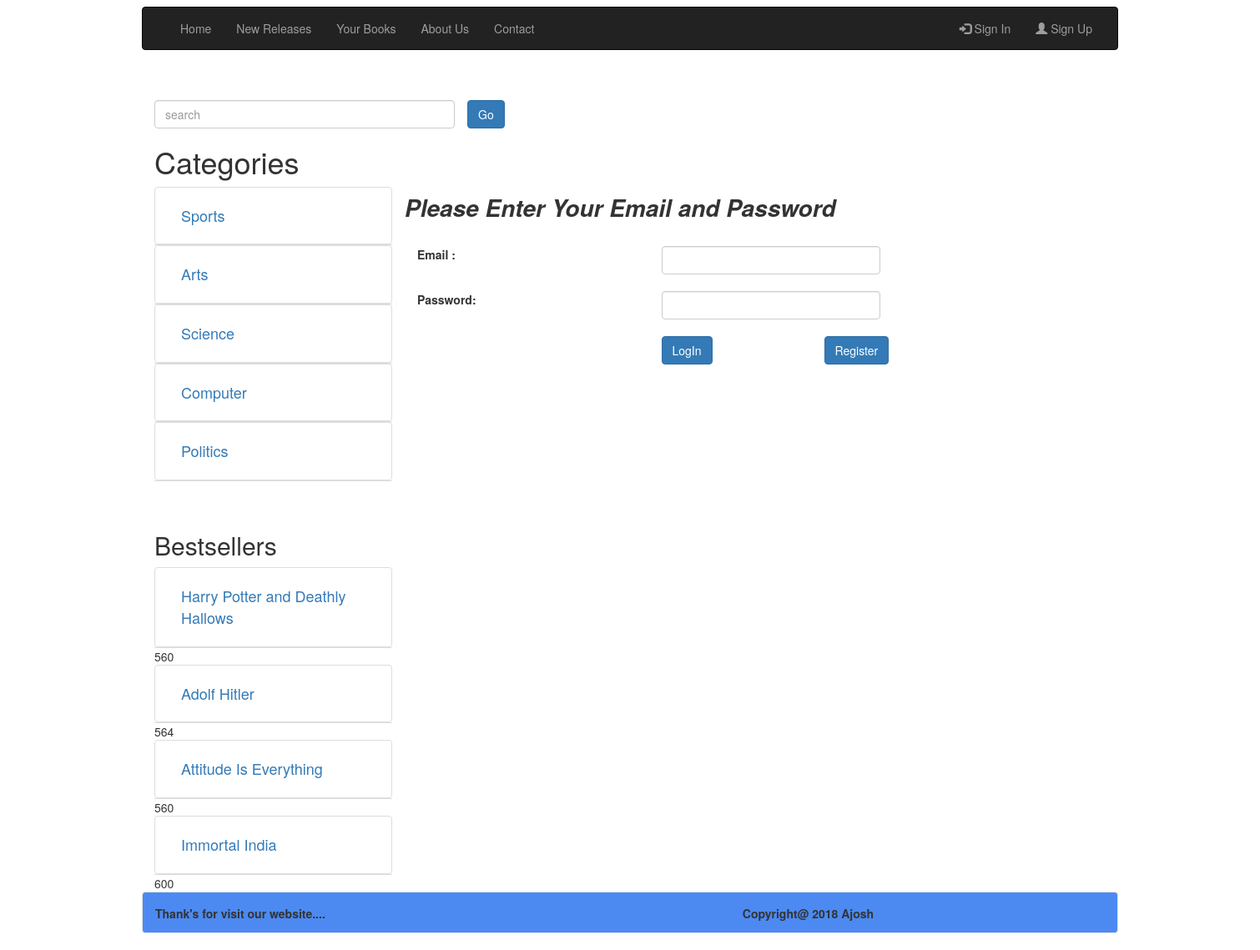
Screenshot of /Customer/login_index.php with the database file from the repository.
### tables this page shows
CREATE TABLE IF NOT EXISTS `category` (
  `cateogry_Id` int(11) NOT NULL AUTO_INCREMENT,
  `category_Name` varchar(100) NOT NULL,
  PRIMARY KEY (`cateogry_Id`)
);

CREATE TABLE IF NOT EXISTS `books` (
  `Book_Id` int(11) NOT NULL AUTO_INCREMENT,
  `Book_Name` varchar(100) NOT NULL,
  `Book_Image` text NOT NULL,
  `Author_Name` varchar(100) NOT NULL,
  `Book_Rate` char(100) NOT NULL,
  `Format` varchar(100) NOT NULL,
  `Language` varchar(100) NOT NULL,
  `Released` date NOT NULL,
  `Pages` char(100) NOT NULL,
  `Cathegory` varchar(100) NOT NULL,
  `Description` varchar(5000) NOT NULL,
  `Available_Books` char(200) NOT NULL,
  PRIMARY KEY (`Book_Id`)
);

### Customer/login_index.php (the view)
<?php
include('index_header.php');
include('connect.php');
?>
<br><br>
<div class="container">
<div class="row">
<form action="search.php" method="GET" enctype="multipart/form-data">
    <div class="col-sm-10 col-md-10 col-lg-4">
	 <input type="text" class="form-control"  name="user_query" placeholder="search"  />
    </div>
    <div class="col-sm-2 col-md-2 col-lg-8" style="padding-left:0px">
	<input type="submit" name="search" value="Go" class="btn btn-primary">
    </div>
</form>
 </div>
    <div class="col-sm-3 col-md-3 col-lg-3">
   <div class="row">
	<h1>Categories</h1>
	<?php
	$sql_query_1 = mysqli_query($connection,"SELECT * from category");
?>
    <?php while($row = mysqli_fetch_row($sql_query_1)){
		?>
                <ul class="nav nav-tabs nav-stacked">
              <li class="list-group-item" style="font-size:18px"><?php echo '<a href="categories.php?cateogry_Id='.$row[0].'">'; echo $row[1]; ?></a></li>
            	</ul>
	<?php }?><br><br>
			<h2>Bestsellers</h2>
				<?php
	$sql_query_2 = mysqli_query($connection,"select * from books where Book_Rate >= 500");
	 while($row = mysqli_fetch_row($sql_query_2)){
	 ?>
                <ul class="nav nav-tabs nav-stacked" style="font-size:18px">
                    <li class="list-group-item"><?php echo '<a href="bestseller.php?Book_Id='.$row[0].'">'; echo $row[1]; ?></a></li>
                     </ul>
		<?php
print_r($row[4]);		}?>
	</div>
	</div>
	<br><br><br>
<?php
 echo	'<form method="POST" action="login_index_1.php " >'
  ?>
	<div class="col-sm-9 col-md-9 col-lg-9">
<h3><b><i>Please Enter Your Email and Password</i></b></h3><br>
<div class="container">
<div class="row">
	<div class="col-sm-3 col-md-3 col-lg-3">
    <label class="control-label" >Email :</label>
	</div>
    <div class="col-sm-3  col-md-3 col-lg-3">
      <input type="text" class="form-control"  name="email_id" required />
    </div>
    <div class="col-sm-6 col-md-6 col-lg-6">
	</div>
	</div>
</div>	<br>
<div class="container">
<div class="row">
	<div class="col-sm-3 col-md-3 col-lg-3">
    <label class="control-label" >Password:</label>
	</div>
    <div class="col-sm-3  col-md-3 col-lg-3">
      <input type="Password" class="form-control"  name="password" required />
    </div>
    <div class="col-sm-6 col-md-6 col-lg-6">
	</div>
	</div>
</div>	<br>
<div class="container">
<div class="row">
<Div class="col-sm-3 col-md-3 col-lg-3">
</Div>
<Div class="col-sm-3 col-md-3 col-lg-2">
<button type="submit" class="btn btn-primary text-center">LogIn</button>
</Div>
<Div class="col-sm-3 col-md-3 col-lg-2">
<a href="new_customer.php" type="submit" class="btn btn-primary text-center">Register</a>
</Div>
   </div>
  </Div>
 </Div>
</form>
	</div>
	<?php
include('index_footer.php');
?>

### Customer/css/stylesheet.css (style rules this page uses)
h3 { font-size:28px; }

### rows the page displays
category: category_Name "Sports"
category: category_Name "Arts"
category: category_Name "Science"
category: category_Name "Computer"
category: category_Name "Politics"
books: Book_Name "Harry Potter and Deathly Hallows", value "560"
books: Book_Name "Adolf Hitler", value "564"
books: Book_Name "Attitude Is Everything", value "560"
books: Book_Name "Immortal India", value "600"
